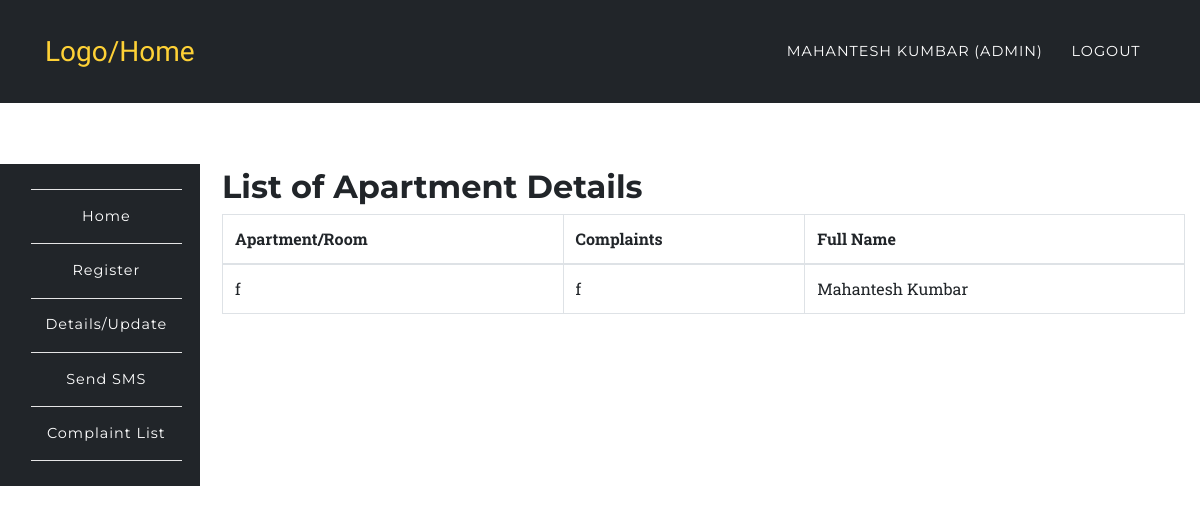
/app/cmplist.php (signed in), run on the app's committed database.
### tables this page shows
CREATE TABLE `cmps` (
  `id` int(11) NOT NULL,
  `name` varchar(100) DEFAULT NULL,
  `cmp` varchar(200) DEFAULT NULL,
  `username` varchar(200) DEFAULT NULL,
  `fullname` varchar(200) DEFAULT NULL
);

### app/cmplist.php (the view, shortened to what this page needs)
<?php
	require '../config/config.php';
		try {
			if($_SESSION['role'] == 'admin'){
				$stmt = $connect->prepare('SELECT * FROM cmps');
				$stmt->execute();
				$data = $stmt->fetchAll (PDO::FETCH_ASSOC);
			}
		}catch(PDOException $e) {
			$errMsg = $e->getMessage();
		}
?>
<?php include '../include/header.php';?>
	<nav class="navbar navbar-expand-lg navbar-dark fixed-top" style="background-color:#212529;" id="mainNav">
      <div class="container">
        <a class="navbar-brand js-scroll-trigger" href="../index.php">Logo/Home</a>
        <div class="collapse navbar-collapse" id="navbarResponsive">
          <ul class="navbar-nav text-uppercase ml-auto">
            <li class="nav-item">
              <a class="nav-link" href="#"><?php echo $_SESSION['fullname']; ?> <?php if($_SESSION['role'] == 'admin'){ echo "(Admin)"; } ?></a>
            </li>
            <li class="nav-item">
              <a href="../auth/logout.php" class="nav-link">Logout</a>
            </li>
          </ul>
        </div>
      </div>
    </nav>
	<section style="padding-left:0px;">
		<?php include '../include/side-nav.php';?>
	</section>
<section class="wrapper" style="margin-left: 16%;margin-top: -23%;">
	<div class="container">
		<div class="row">
			<div class="col-12">
			<h2>List of Apartment Details</h2>
				<?php
						echo '<table class="table table-bordered">';
						echo '<thead>';
						echo '<tr>';
						echo '<th>Apartment/Room</th>';
						echo '<th>Complaints</th>';
						echo '<th>Full Name</th>';
						echo '</tr>';
						echo '    </thead>';
							echo '    <tbody>';
					foreach ($data as $key => $value) {
					     echo ' <tr>';
					      echo "<td>".$value['name']."</td>";
					     echo "<td>".$value['cmp']."</td>";
					     echo "<td>".$value['fullname']."</td>";
					     echo "</tr>";
					}
					echo ' </tbody>';
					echo '	  </table>';
				?>
			</div>
		</div>
	</div>
</section>
<?php include '../include/footer.php';?>

### assets/css/rent.css (style rules this page uses)
body { overflow-x: hidden; font-family: 'Roboto Slab', 'Helvetica Neue', Helvetica, Arial, sans-serif; }
a { color: #fed136; }
h1, h2, h3, h4, h5, h6 { font-weight: 700; font-family: 'Montserrat', 'Helvetica Neue', Helvetica, Arial, sans-serif; }
section { padding: 100px 0; }
@media (min-width: 768px) { section { padding: 140px 0; } }
#mainNav { background-color: #212529; }
#mainNav .navbar-brand { color: #fed136; font-family: 'Kaushan Script', 'Helvetica Neue', Helvetica, Arial, cursive; }
#mainNav .navbar-nav .nav-item .nav-link { font-size: 90%; font-weight: 400; padding: 0.75em 0; letter-spacing: 1px; color: white; font-family: 'Montserrat', 'Helvetica Neue', Helvetica, Arial, sans-serif; }
@media (min-width: 992px) { #mainNav { padding-top: 25px; padding-bottom: 25px; -webkit-transition: padding-top 0.3s, padding-bottom 0.3s; -moz-transition: padding-top 0.3s, padding-bottom 0.3s; transition: padding-top 0.3s, padding-bottom 0.3s; border: none; background-color: transparent; } }
@media (min-width: 992px) { #mainNav .navbar-brand { font-size: 1.75em; -webkit-transition: all 0.3s; -moz-transition: all 0.3s; transition: all 0.3s; } }
@media (min-width: 992px) { #mainNav .navbar-nav .nav-item .nav-link { padding: 1.1em 1em !important; } }

### assets/css/style.css (style rules this page uses)
.navbar { border-radius: 0px; }
section { padding-left: 15px; }

### data on the page
cmps: name "f", cmp "f", fullname "Mahantesh Kumbar"

### other printed values
$_SESSION['fullname'] "MAHANTESH KUMBAR"
